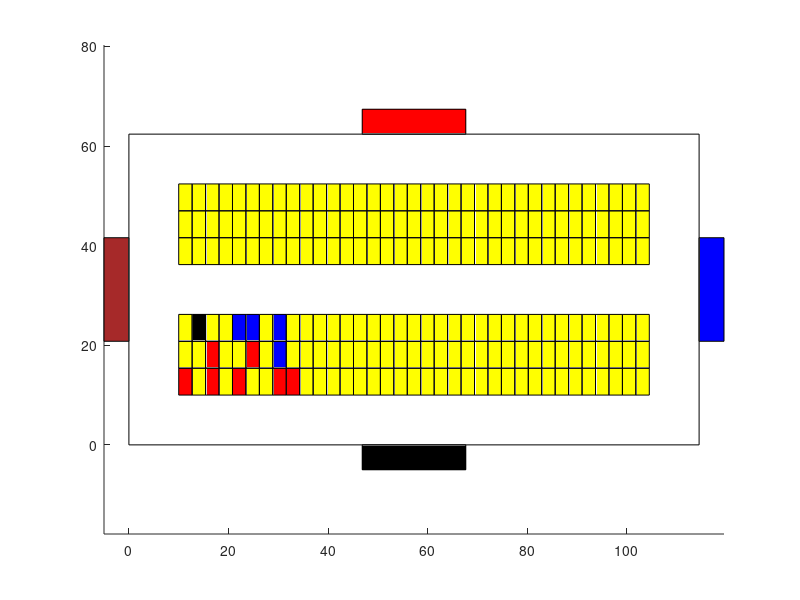

Reproduce this figure in MATLAB. (Note: this script raises an error after producing the figure.)
clf;
axis equal;


for i = 0: 34
    for j = 0: 2
      if(((j == 0) && (i == 0 || i == 2 || i == 4 || i == 7 || i == 8))
          || ((j == 1) && (i == 2 || i == 5))
        )
          rectangle("Position", [10 + i*2.7, 10 + j*5.4, 2.7, 5.4], 
              "Facecolor", [1, 0, 0]);
      elseif((j == 2) && (i == 1))
          rectangle("Position", [10 + i*2.7, 10 + j*5.4, 2.7, 5.4], 
              "Facecolor", [0, 0, 0]);
      elseif(((j == 2) && (i == 4 || i == 5 || i == 7))
              || (j == 1 && i == 7)
            )
          rectangle("Position", [10 + i*2.7, 10 + j*5.4, 2.7, 5.4], 
              "Facecolor", [0, 0, 1]);
      else
          rectangle("Position", [10 + i*2.7, 10 + j*5.4, 2.7, 5.4],
              "Facecolor", [1, 1, 0]);
      endif;
    endfor;
endfor;

for i = 0: 34
    for j = 0: 2
       rectangle("Position", [10 + i*2.7, 20 + (j + 3)*5.4, 2.7, 5.4],
              "Facecolor", [1, 1, 0]);
    endfor;
endfor;



rectangle("Position", [0, 0, 10 + 2.7*35 + 10, 10 + 5.4*3 + 10 + 5.4*3 + 10 ]);
                      %boundary

rectangle("Position", [10 + 2.7*17.5 - 10.4, -5, 20.8, 5 ], 
                        "Facecolor", [0, 0, 0]);%Gate 1
rectangle("Position", [10 + 2.7*35 + 10, 20.8, 5, 20.8 ], 
                        "Facecolor", [0, 0, 1]);%Gate 2
rectangle("Position", [10 + 2.7*17.5 - 10.4, 10 + 5.4*3 + 10 + 5.4*3 + 10, 20.8, 5 ], 
                        "Facecolor", [1, 0, 0]);%Gate 3                        
rectangle("Position", [-5, 20.8, 5, 20.8 ], "Facecolor", 
                          [0.65, 0.16, 0.16]);%Gate 4

v0 = 20/3;%(m/s)
[x0, y0] = linearMovement(-pi/2, v0, 0, 0.81, 10 + 1.35, 10 + 2.7, 'r');

Radius = sqrt(1.35*1.35 + 6.7*6.7) ;%radius of circle trajectory (m)
w0 = v0 / Radius;%angular velocity (rad/s)
a0 = atan(1.35/6.7);%original angular (rad)
deltaT = (pi/2)/w0;
t = linspace(0.81, 0.81+deltaT, round(deltaT*24));
xCenter = 10 + (2.7/2) - 6.7;
yCenter = 10 - 1.35;
alpha = a0 + w0*(t - 0.81);
x = xCenter + Radius*cos(alpha);
y = yCenter - Radius*sin(alpha);
x0 = x(1);
y0 = y(1);
hold on;
plot(x0, y0, "-dk");
hold on;
plot(x, y, 'r');
x0 = x(length(x));
y0 = y(length(y));
hold on;
plot(x0, y0, "-dk");
lastT = 0.81 + deltaT;

[x0, y0] = linearMovement(0, v0, lastT, lastT + 1, x0, y0, 'r');

hold on;
plot(x0, y0, "-dk");

xCenter = x0;
yCenter = y0 + Radius;
lastT = lastT + 1;
t = linspace(lastT, lastT + deltaT, round(deltaT*24));
alpha = w0*(t - lastT);                  
x = xCenter - Radius*sin(alpha);
y = yCenter - Radius*cos(alpha);
hold on;
plot(x, y, 'r');
lastT = lastT + deltaT;
x0 = x(length(x));
y0 = y(length(y));
hold on;
plot(x0, y0, "-dk");

ForwardTime = 6.7;
[x0, y0] = linearMovement(pi/2, v0, lastT, lastT + ForwardTime, x0, y0, 'r');

hold on;
plot(x0, y0, "-dk");
xCenter = x0 + Radius;
yCenter = y0;

lastT = lastT + ForwardTime;
t = linspace(lastT, lastT + deltaT, round(deltaT*24));
alpha = w0*(t - lastT);                  
x = xCenter - Radius*cos(alpha);
y = yCenter + Radius*sin(alpha);
hold on;
plot(x, y, 'r');
x0 = x(length(x));
y0 = y(length(y));
hold on;
plot(x0, y0, "-dk");

lastT = lastT + deltaT;
ForwardTime = 5.5;
[x0, y0] = linearMovement(0, v0, lastT, lastT + ForwardTime, x0, y0, 'r');
hold on;
plot(x0, y0, "-dk");
xCenter = x0;
yCenter = y0 + Radius;
lastT = lastT + ForwardTime;
t = linspace(lastT, lastT + deltaT, round(deltaT*24));
alpha = w0*(t - lastT);                  
x = xCenter + Radius*sin(alpha);
y = yCenter - Radius*cos(alpha);
hold on;
plot(x, y, 'k');
                  
axis([-15 130 -15 70]);%expand minimum of X, Y
%view(0, -90);
title ("Automated valet parking v = 24km/h");
